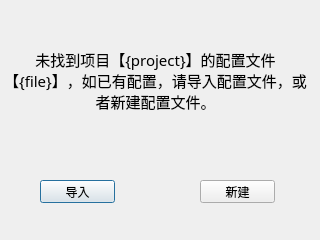
<?xml version="1.0" encoding="UTF-8"?>
<ui version="4.0">
 <class>Dialog</class>
 <widget class="QDialog" name="Dialog">
  <property name="geometry">
   <rect>
    <x>0</x>
    <y>0</y>
    <width>320</width>
    <height>240</height>
   </rect>
  </property>
  <property name="windowTitle">
   <string>配置</string>
  </property>
  <widget class="QPushButton" name="importButton">
   <property name="geometry">
    <rect>
     <x>40</x>
     <y>180</y>
     <width>75</width>
     <height>23</height>
    </rect>
   </property>
   <property name="text">
    <string>导入</string>
   </property>
  </widget>
  <widget class="QPushButton" name="createButton">
   <property name="geometry">
    <rect>
     <x>200</x>
     <y>180</y>
     <width>75</width>
     <height>23</height>
    </rect>
   </property>
   <property name="text">
    <string>新建</string>
   </property>
  </widget>
  <widget class="QLabel" name="label">
   <property name="geometry">
    <rect>
     <x>0</x>
     <y>10</y>
     <width>311</width>
     <height>141</height>
    </rect>
   </property>
   <property name="font">
    <font>
     <family>宋体</family>
     <pointsize>11</pointsize>
    </font>
   </property>
   <property name="text">
    <string>未找到项目【{project}】的配置文件【{file}】，如已有配置，请导入配置文件，或者新建配置文件。</string>
   </property>
   <property name="alignment">
    <set>Qt::AlignCenter</set>
   </property>
   <property name="wordWrap">
    <bool>true</bool>
   </property>
  </widget>
 </widget>
 <resources/>
 <connections/>
</ui>
